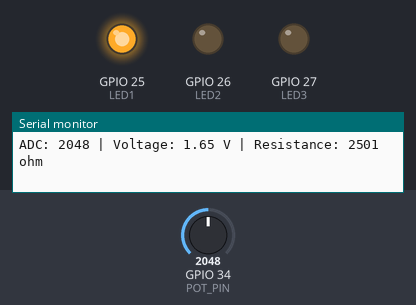
This sketch was run on a simulated ESP32. Parts: output pins drawn as LEDs (lit = HIGH), the last lines printed to the serial monitor. Inputs (shaded band) come from the test bench; at power-on: GPIO 34 (POT_PIN) = 2048.

Above: at 1.2 s.
1.3 s: GPIO 34 (POT_PIN) set to 2423
2.8 s: GPIO 34 (POT_PIN) set to 2529
At 3.5 s:
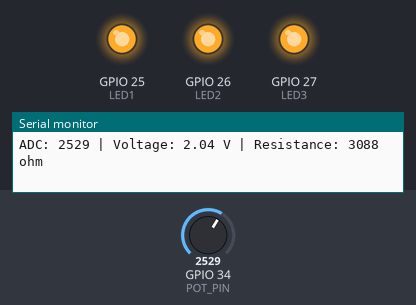
4.3 s: GPIO 34 (POT_PIN) set to 491
At 4.8 s:
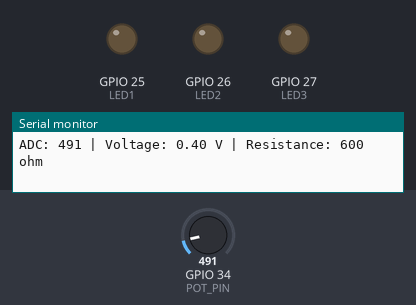
5.9 s: GPIO 34 (POT_PIN) set to 768
7.4 s: GPIO 34 (POT_PIN) set to 846
At 8.6 s:
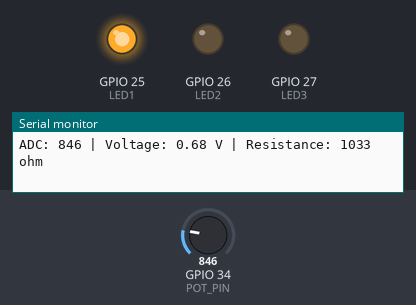
8.9 s: GPIO 34 (POT_PIN) set to 0
At 9.9 s:
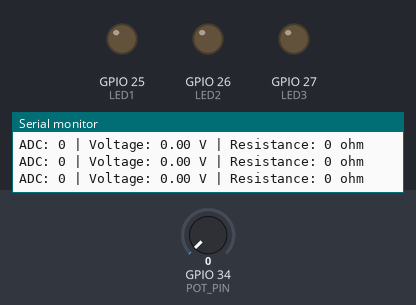
Timing chart, 0 to 11.5 s (numbered marks = the images above; inputs shaded):
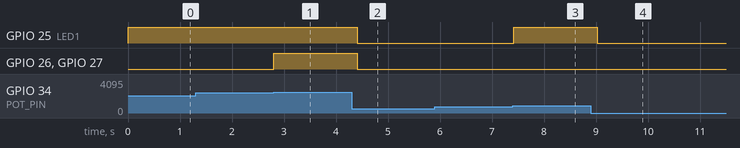

The sketch:

pot_led.ino
```cpp
#define POT_PIN 34  // ADC pin connected to potentiometer

// LED pins
#define LED1 25
#define LED2 26
#define LED3 27

void setup() {
  Serial.begin(115200);

  pinMode(LED1, OUTPUT);
  pinMode(LED2, OUTPUT);
  pinMode(LED3, OUTPUT);
}

void loop() {
  int adcValue = analogRead(POT_PIN);
  float voltage = (adcValue / 4095.0) * 3.3;
  float resistance = (voltage / 3.3) * 5000;  // Assuming 5k potentiometer

  Serial.print("ADC: ");
  Serial.print(adcValue);
  Serial.print(" | Voltage: ");
  Serial.print(voltage, 2);
  Serial.print(" V | Resistance: ");
  Serial.print(resistance, 0);
  Serial.println(" ohm");

  // LED logic based on resistance
  if (resistance < 1000) {
    digitalWrite(LED1, LOW);
    digitalWrite(LED2, LOW);
    digitalWrite(LED3, LOW);
  } else if (resistance < 3000) {
    digitalWrite(LED1, HIGH);
    digitalWrite(LED2, LOW);
    digitalWrite(LED3, LOW);
  } else if (resistance < 4500) {
    digitalWrite(LED1, HIGH);
    digitalWrite(LED2, HIGH);
    digitalWrite(LED3, HIGH);
  } else {
    digitalWrite(LED1, HIGH);
    digitalWrite(LED2, HIGH);
    digitalWrite(LED3, HIGH);
  }

  delay(200);
}
```

Measured:
- the behaviour switches between 2456 and 2457 on GPIO 34 (POT_PIN) (found by bisection; images 0 and 1)
- the behaviour switches between 818 and 819 on GPIO 34 (POT_PIN) (found by bisection; images 2 and 3)
- after the input at 2.8 s, GPIO 26 (LED2), GPIO 27 (LED3): LOW → HIGH at once
- after the input at 4.3 s, GPIO 25 (LED1), GPIO 26 (LED2), GPIO 27 (LED3): HIGH → LOW after 0.11 s
- after the input at 7.4 s, GPIO 25 (LED1): LOW → HIGH at once
- after the input at 8.9 s, GPIO 25 (LED1): HIGH → LOW after 0.12 s
